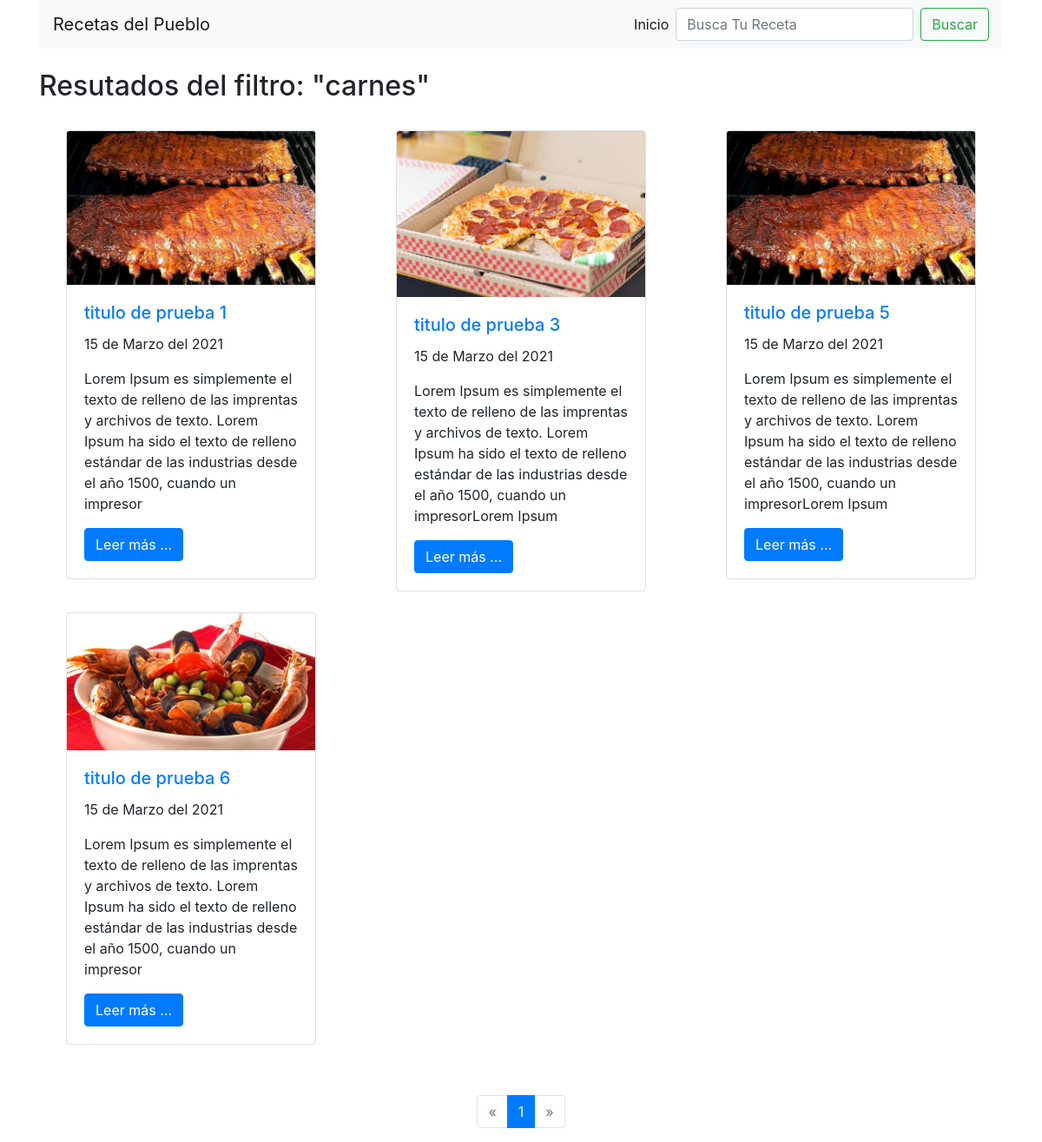
The page /buscar.php?tipo=carnes on the database its author committed.
### tables this page shows
CREATE TABLE `post` (
  `id` int(11) NOT NULL,
  `titulo` varchar(30) DEFAULT NULL,
  `extracto` varchar(200) DEFAULT NULL,
  `fecha` timestamp NULL DEFAULT current_timestamp(),
  `texto` text DEFAULT NULL,
  `imagen` varchar(50) DEFAULT NULL,
  `id_tipo` int(11) DEFAULT NULL,
  `aceptada` int(1) DEFAULT NULL
);

### buscar.php (called while the page is built, shortened)
<?php
require 'admin/config.php';
require 'funciones.php';
$conexion = conexion($bd_config);
if ($_SERVER['REQUEST_METHOD'] == 'GET' && !empty($_GET['busqueda'])) {
    $busqueda = limpiarDatos($_GET['busqueda']);
    $statement = $conexion->prepare("SELECT * FROM  post  WHERE  titulo LIKE :busqueda or texto LIKE :busqueda");
    $statement->execute(array(':busqueda' => "%$busqueda%"));
    $resultados = $statement->fetchAll();
    if (empty($resultados)) {
        $titulo = 'No se encontraron post con el resultado: ' . '"' . $busqueda . '"' ;
        $titulo.=  '<br><br><a href="index.php" class="btn btn-primary" style="margin-left:auto;"> Volver</a>';
    }else {
        $titulo = 'Resutados de la busqueda: '  . '"' . $busqueda . '"';
    }
} else if (isset($_GET['tipo'])){
    $busqueda = limpiarDatos($_GET['tipo']);
    $consulta_sql = $conexion->prepare("SELECT * FROM  tipo  WHERE  tipo LIKE '$busqueda'");
    $consulta_sql->execute();
    $resultados = $consulta_sql->fetchAll();
    if (empty($resultados)) {
        $titulo = "No se encontraron post de tipo '$busqueda'";
        $titulo.=  '<br><br><a href="index.php" class="btn btn-primary" style="margin-left:auto;"> Volver</a>';
    }else {
        $titulo = 'Resutados de la busqueda: '  . '"' . $busqueda . '"';
        $id_tipo = $resultados[0]['id'];
        $consulta_sql = $conexion->prepare("SELECT * FROM  post  WHERE  id_tipo = $id_tipo");
        $consulta_sql->execute(array(':busqueda' => "%$busqueda%"));
        $resultados = $consulta_sql->fetchAll();
        if (empty($resultados)) {
            $titulo = 'No se encontraron post con el filtro: ' . '"' . $busqueda . '"' ;
            $titulo.=  '<br><br><a href="index.php" class="btn btn-primary" style="margin-left:auto;"> Volver</a>';
        }else {
            $titulo = 'Resutados del filtro: '  . '"' . $busqueda . '"';
        }
    }
}else{
    header('Location: ' . RUTA . '/index.php');
}
require 'vistas/buscar.vista.php'
?>

### funciones.php (called while the page is built, shortened)
<?php
function limpiarDatos($datos){
    $datos = trim($datos);
    $datos = stripcslashes($datos);
    $datos = htmlspecialchars($datos);
    return $datos;
}
function fecha($fecha){
    $timestamp = strtotime($fecha);
    $meses = ['Enero', 'Febrero','Marzo','Abril','Junio','Julio','Agosto','Septiembre','Octubre','Noviembre','Diciembre'];
    $dia = date('d', $timestamp);
    $mes = date('m', $timestamp) -1;
    $anio = date('y', $timestamp);
    $fecha = "$dia de " . $meses[$mes] . " del 20$anio";
    return $fecha;
}
?>

### vistas/buscar.vista.php (the view, shortened to what this page needs)
<!doctype html>
<html lang="en">
  <head>
    <link rel="stylesheet" href="https://cdn.jsdelivr.net/npm/bootstrap@4.5.3/dist/css/bootstrap.min.css">
  </head>
  <body>
    <div class="container">
         <nav class="navbar navbar-expand-lg navbar-light bg-light">
            <a class="navbar-brand" href="index.php">Recetas del Pueblo</a>
            <div class="collapse navbar-collapse" id="navbarSupportedContent">
                <ul class="navbar-nav " style="margin-left:auto;">
                    <li class="nav-item active">
                        <a class="nav-link" href="index.php">Inicio <span class="sr-only">(current)</span></a>
                    </li>
                </ul>
                <form name="busqueda" class="form-inline my-2 my-lg-0" action="<?php echo RUTA;?>buscar.php" method="get">
                    <input class="form-control mr-sm-2" name="busqueda" type="search" placeholder="Busca Tu Receta" aria-label="Search">
                    <button class="btn btn-outline-success my-2 my-sm-0" type="submit">Buscar</button>
                </form>
            </div>
        </nav>
    </div>
    <div class="container">
    <br>
    <h2><?php echo $titulo; ?></h2>
        <div class="row">
            <?php foreach($resultados as $post):?>
                <article class="col col-sm-4">
                <br>
                    <div class="card" style="width: 18rem;margin-left: auto; margin-right: auto;">
                        <img class="card-img-top" src="<?php echo RUTA?>imagenes/<?php echo $post['imagen'];?>">
                        <div class="card-body">
                            <h5 class="card-title"><a href="#"><?php echo $post['titulo']?></a></h5>
                            <p class="card-text"><?php echo fecha($post['fecha']);?></p>
                            <p class="card-text"><?php echo $post['extracto'];?></p>
                            <div >
                                <a class="btn btn-primary" href="post.php?id=<?php echo $post['id'];?>" > Leer más ...</a>
                            </div>
                        </div>
                    </div>
                </article>
            <?php endforeach;?>
        </div>
    </div>
    <br><br>
    <?php require 'paginacion.php';?>
    </body>
</html>

### rows shown on the page
post: imagen (picture), titulo "titulo de prueba 1", fecha "15 de Marzo del 2021", extracto "Lorem Ipsum es simplemente el texto de relleno de las imprentas y archivos de texto. Lorem Ipsum ha sido el texto de relleno estándar de las industrias desde el año 1500, cuando un impresor"
post: imagen (picture), titulo "titulo de prueba 3", fecha "15 de Marzo del 2021", extracto "Lorem Ipsum es simplemente el texto de relleno de las imprentas y archivos de texto. Lorem Ipsum ha sido el texto de relleno estándar de las industrias desde el año 1500, cuando un impresorLorem Ipsum"
post: imagen (picture), titulo "titulo de prueba 5", fecha "15 de Marzo del 2021", extracto "Lorem Ipsum es simplemente el texto de relleno de las imprentas y archivos de texto. Lorem Ipsum ha sido el texto de relleno estándar de las industrias desde el año 1500, cuando un impresorLorem Ipsum"
post: imagen (picture), titulo "titulo de prueba 6", fecha "15 de Marzo del 2021", extracto "Lorem Ipsum es simplemente el texto de relleno de las imprentas y archivos de texto. Lorem Ipsum ha sido el texto de relleno estándar de las industrias desde el año 1500, cuando un impresor"

### other values the page prints
$titulo "Resutados del filtro: \"carnes\""
